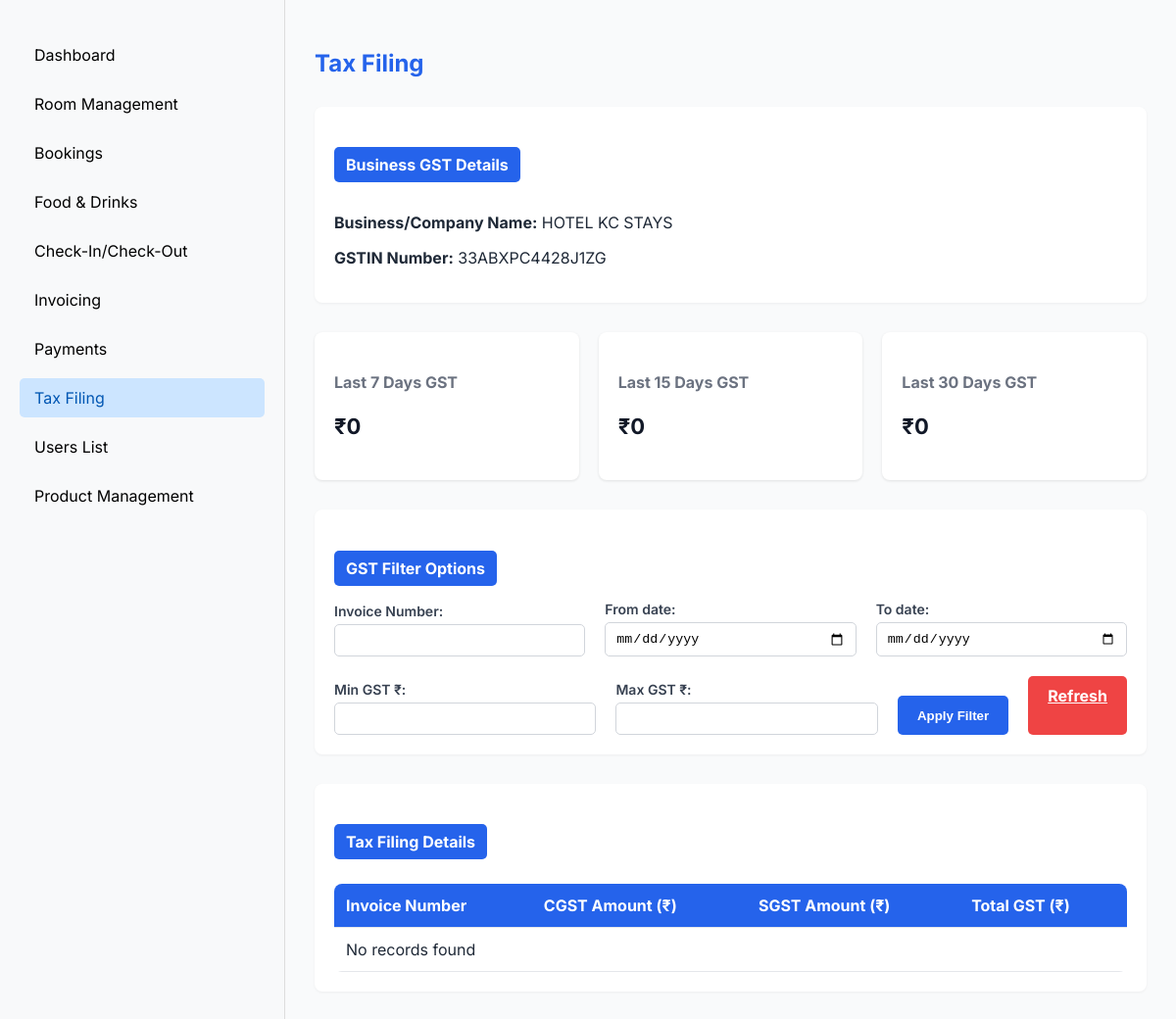
/tax_filling/, run on an earlier commit of the app's database.
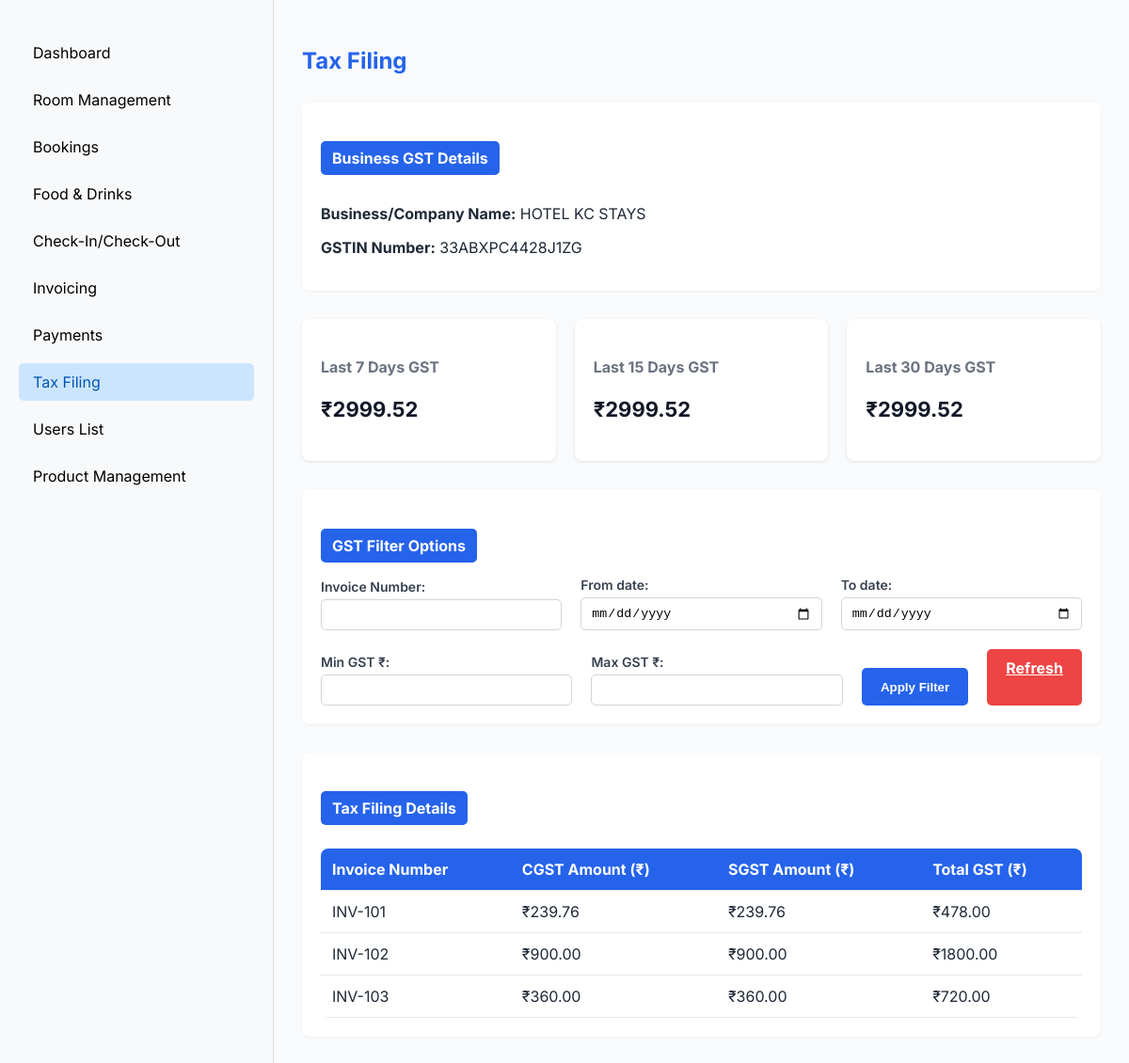
And on a later commit of the database.
### booking/models.py (models this page shows, shortened)
class Booking(models.Model):
    STATUS_CHOICES = [
        ('booked', 'Booked'),
        ('pre-booked', 'Pre-Booked'),
        ('completed', 'Completed'),
    ]
    PAYMENT_CHOICES = [
        ('upi', 'UPI'),
        ('cash', 'Cash'),
        ('card', 'Card'),
    ]
    PAYMENT_STATUS_CHOICES = [
        ('paid', 'Paid'),
        ('pending', 'Pending'),
        ('cancelled', 'Cancelled'),
    ]
    customer_name = models.CharField(max_length=100)
    phone_number = models.CharField(max_length=15)
    address = models.TextField(blank=True, null=True)
    document_type = models.CharField(
        max_length=50,
        choices=[('Aadhar', 'Aadhar'), ('License', 'License'), ('PAN', 'PAN')],
        default='Aadhar'
    )
    document_number = models.CharField(max_length=50)
    room = models.ForeignKey(Room, on_delete=models.CASCADE)
    adults = models.PositiveIntegerField(default=1)
    children = models.PositiveIntegerField(default=0)
    status = models.CharField(max_length=20, choices=STATUS_CHOICES, default='booked')
    checkin_datetime = models.DateTimeField(default=now)
    checkout_datetime = models.DateTimeField(blank=True, null=True)
    payment_type = models.CharField(max_length=10, choices=PAYMENT_CHOICES, default='cash')
    payment_status = models.CharField(max_length=10, choices=PAYMENT_STATUS_CHOICES, default='pending')
    apply_gst = models.BooleanField(default=False)
    price = models.DecimalField(max_digits=10, decimal_places=2, default=0)  # final total price
    cgst_amount = models.DecimalField(max_digits=10, decimal_places=2, default=0)
    sgst_amount = models.DecimalField(max_digits=10, decimal_places=2, default=0)
    amount_paid = models.DecimalField(max_digits=10, decimal_places=2, default=0)
    invoice_number = models.CharField(max_length=20, unique=True, blank=True, null=True)
    created_at = models.DateTimeField(auto_now_add=True)

### tax_filling/views.py (the view, shortened to what this page needs)
# urls.py: path("", views.tax_filing_view, name="tax_filling"),
def tax_filing_view(request):
    form = TaxFilterForm(request.GET or None)
    bookings = Booking.objects.filter(apply_gst=True)
    today = now().date()
    last_7_days = today - timedelta(days=7)
    last_15_days = today - timedelta(days=15)
    last_30_days = today - timedelta(days=30)
    def gst_total(since_date):
        qs = Booking.objects.filter(apply_gst=True, created_at__date__gte=since_date)
        return sum([(b.cgst_amount + b.sgst_amount) for b in qs], Decimal(0))
    summary = {
        "last7": gst_total(last_7_days),
        "last15": gst_total(last_15_days),
        "last30": gst_total(last_30_days),
    }
    context = {
        "form": form,
        "bookings": bookings,
        "summary": summary,
    }
    return render(request, "tax_filling/tax_filling.html", context)

### tax_filling/forms.py
class TaxFilterForm(forms.Form):
    invoice = forms.CharField(required=False, label="Invoice Number")
    from_date = forms.DateField(required=False, widget=forms.DateInput(attrs={'type': 'date'}))
    to_date = forms.DateField(required=False, widget=forms.DateInput(attrs={'type': 'date'}))
    min_gst = forms.DecimalField(required=False, min_value=0, label="Min GST ₹")
    max_gst = forms.DecimalField(required=False, min_value=0, label="Max GST ₹")

### tax_filling/templates/tax_filling/tax_filling.html (shortened to what this page needs)
<!DOCTYPE html>
<html lang="en">
<head>
</head>
<body>
<div class="sidebar">
  <ul>
    <li><a href="{% url 'core:dashboard' %}">Dashboard</a></li>
    <li><a href="{% url 'rooms:room_management' %}">Room Management</a></li>
    <li><a href="{% url 'booking:booking_list' %}">Bookings</a></li>
    <li><a href="{% url 'foods:food_entry' %}">Food & Drinks</a></li>
    <li><a href="{% url 'checkin_checkout:checkin_checkout' %}">Check-In/Check-Out</a></li>
    <li><a href="{% url 'invoices:invoice_list' %}">Invoicing</a></li>
    <li><a href="{% url 'transaction:payment_list' %}">Payments</a></li>
    <li class="active"><a href="{% url 'tax_filling:tax_filling' %}">Tax Filing</a></li>
    <li><a href="{% url 'accounts:create-receptionist' %}">Users List</a></li>
    <li><a href="{% url 'products:product_list' %}">Product Management</a></li>
  </ul>
</div>
  <div class="main">
    <h2 style="color:#2563eb;">Tax Filing</h2>
    <div class="section gst-info">
      <h4>Business GST Details</h4>
      <p><b>Business/Company Name:</b> HOTEL KC STAYS</p>
      <p><b>GSTIN Number:</b> 33ABXPC4428J1ZG</p>
    </div>
    <div class="cards gst-summary">
      <div class="card"><h4>Last 7 Days GST</h4><p>₹{{ summary.last7 }}</p></div>
      <div class="card"><h4>Last 15 Days GST</h4><p>₹{{ summary.last15 }}</p></div>
      <div class="card"><h4>Last 30 Days GST</h4><p>₹{{ summary.last30 }}</p></div>
    </div>
    <div class="section">
      <h4>GST Filter Options</h4>
      <form method="get">
        <div class="filters">
          <div class="filter-group">{{ form.invoice.label_tag }} {{ form.invoice }}</div>
          <div class="filter-group">{{ form.from_date.label_tag }} {{ form.from_date }}</div>
          <div class="filter-group">{{ form.to_date.label_tag }} {{ form.to_date }}</div>
          <div class="filter-group">{{ form.min_gst.label_tag }} {{ form.min_gst }}</div>
          <div class="filter-group">{{ form.max_gst.label_tag }} {{ form.max_gst }}</div>
          <button type="submit" class="btn apply-btn">Apply Filter</button>
          <a href="{% url 'tax_filling:tax_filling' %}" class="btn refresh-btn">Refresh</a>
        </div>
      </form>
    </div>
    <div class="section">
      <h4>Tax Filing Details</h4>
      <table>
        <thead>
          <tr>
            <th>Invoice Number</th>
            <th>CGST Amount (₹)</th>
            <th>SGST Amount (₹)</th>
            <th>Total GST (₹)</th>
          </tr>
        </thead>
        <tbody>
          {% for b in bookings %}
          <tr>
            <td>{{ b.invoice_number }}</td>
            <td>₹{{ b.cgst_amount|floatformat:2 }}</td>
            <td>₹{{ b.sgst_amount|floatformat:2 }}</td>
            <td>₹{{ b.cgst_amount|add:b.sgst_amount|floatformat:2 }}</td>
          </tr>
          {% empty %}
          <tr><td colspan="4">No records found</td></tr>
          {% endfor %}
        </tbody>
      </table>
    </div>
  </div>
</body>
</html>

What changed in the data, as far as the page shows it:
now on this page (row edited): Booking: invoice_number "INV-101", cgst_amount "239.76", sgst_amount "239.76", cgst_amount|add "478.00"
now on this page (row edited): Booking: invoice_number "INV-102", cgst_amount "900.00", sgst_amount "900.00", cgst_amount|add "1800.00"
added Booking: invoice_number "INV-103", cgst_amount "360.00", sgst_amount "360.00", cgst_amount|add "720.00"
Also different on the page:
{{ summary.last7 }}: "0" → "2999.52"
{{ summary.last15 }}: "0" → "2999.52"
{{ summary.last30 }}: "0" → "2999.52"
text no longer shown: "No records found"
